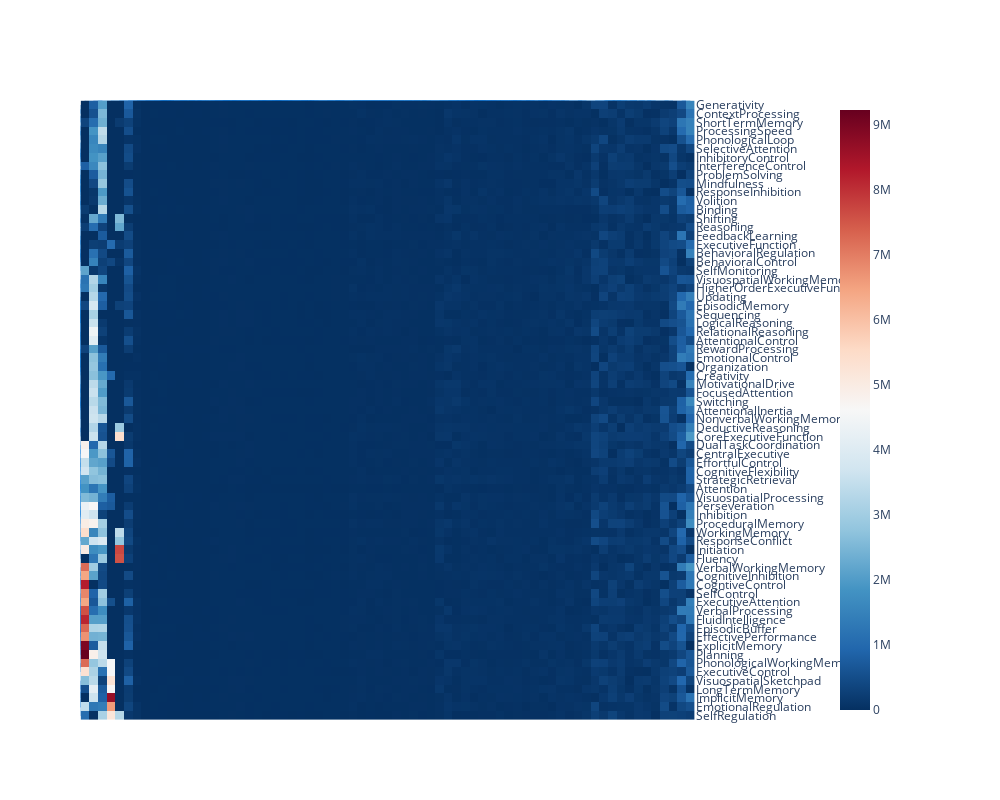

The code cell stored with this chart in its notebook:
### Code cell
# visualize the similarity between constructs pairs regardless of the underlying tasks

# # drop tasks for visualization
tasks = pubmed.query('category.str.contains("Task")')['label'].unique()
plot_data = n2n_kl.drop(index=tasks, columns=tasks)

# # heatmap plot categorized by label category, either task or construct
# g = sns.clustermap(labels_sim,
#                    figsize=(25, 25),
#                    dendrogram_ratio=0.0001, 
#                    cbar_pos=(1.0, 0.73, 0.03, 0.25),
#                    robust=True)
# plt.show()

dashbio.Clustergram(
  data=plot_data.fillna(0),
  column_labels=plot_data.columns.to_list(),
  row_labels=plot_data.index.to_list(),
  cluster='all',
  center_values=False,
  height=800,
  width=1000,
  display_ratio=[0.001, 0.001],
  color_map='RdBu_r',
  hidden_labels=['col'],
  row_dist='euclidean',
  col_dist='euclidean',
  # standardize='col'
)
